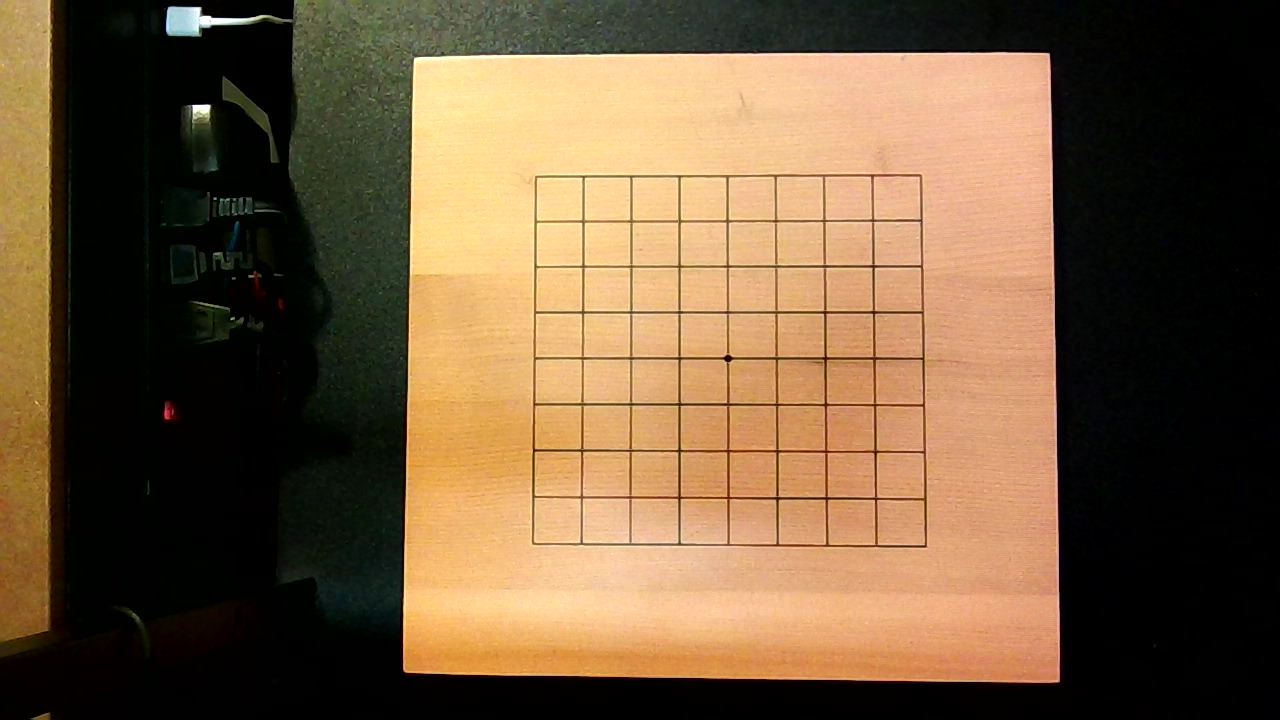
#> input picture tests/fixtures/bamboo-overhead-720p/empty/frame.png, 1280 x 720 px
$ python -i corners.py   (imports and definitions only)   (older library calls are emulated)
#> lines starting #> are read from the running program, lines starting #| are printed output that depends on the picture; after the words box and inside, x2 and y2 are one past the last pixel; in counts of white or black regions, pixels touching at a corner belong together
#> further down, picture is the input picture: shape (720, 1280, 3); mean B, G, R 61.5, 89.5, 113.6
"""Board/playable-corner detection and ordering utilities (camera_px)."""

from __future__ import annotations

import cv2
import numpy as np


def order_corners_tl_tr_br_bl(points: np.ndarray) -> np.ndarray:
    """Order four camera_px points as TL, TR, BR, BL."""
    pts = np.asarray(points, dtype=np.float64)
    if pts.shape != (4, 2):
        raise ValueError(f"expected 4 points, got {pts.shape}")
    s = pts.sum(axis=1)
    diff = np.diff(pts, axis=1).reshape(-1)
    tl = pts[np.argmin(s)]
    br = pts[np.argmax(s)]
    tr = pts[np.argmin(diff)]
    bl = pts[np.argmax(diff)]
    return np.array([tl, tr, br, bl], dtype=np.float64)


def _detect_outer_board_quad(image_bgr: np.ndarray) -> np.ndarray | None:
    """Detect the outer board/wood quad in camera_px (TL,TR,BR,BL) or None."""
    gray = cv2.cvtColor(image_bgr, cv2.COLOR_BGR2GRAY)
    blur = cv2.GaussianBlur(gray, (5, 5), 0)
    edges = cv2.Canny(blur, 40, 120)
#> edges: shape (720, 1280); 2% white in thin lines or dots, all inside (x1, y1, x2, y2) = (0, 0, 1061, 720)
    edges = cv2.dilate(edges, np.ones((3, 3), np.uint8), iterations=1)
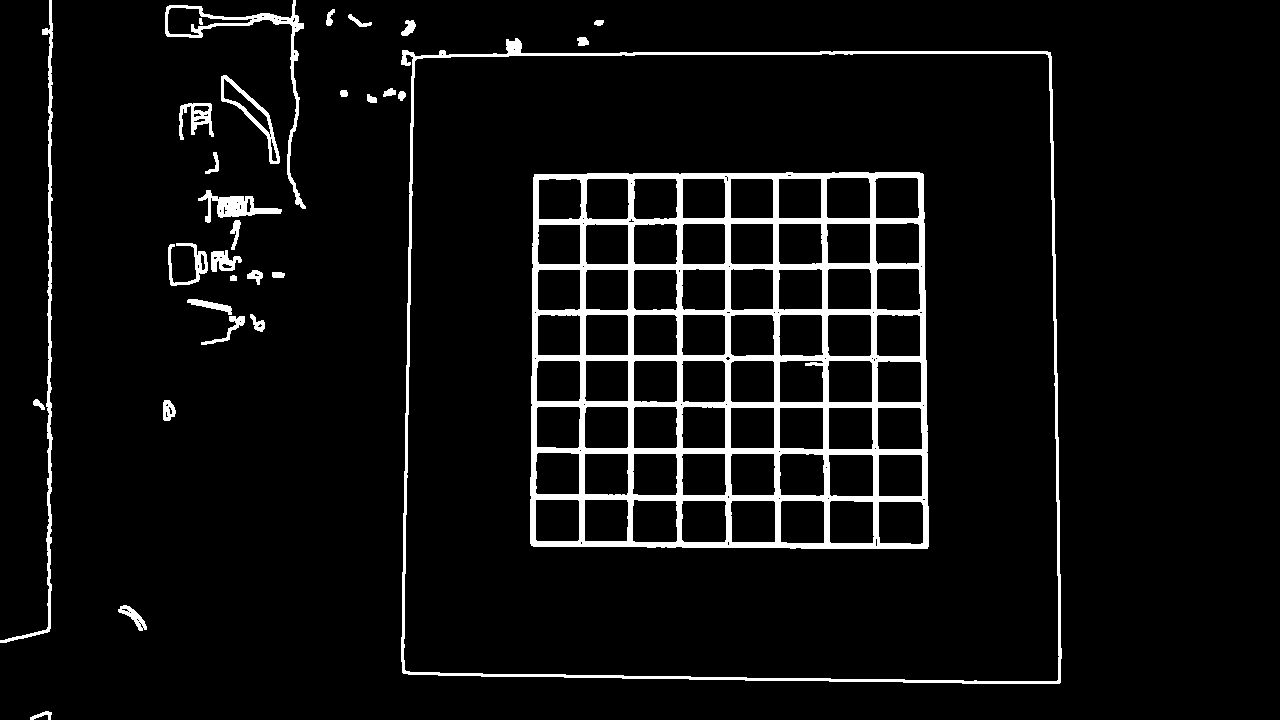
#> edges: shape (720, 1280); 6.2% white; 31 white regions
    contours, _ = cv2.findContours(edges, cv2.RETR_EXTERNAL, cv2.CHAIN_APPROX_SIMPLE)
#> contours = 29 contours; largest, box (x1, y1, x2, y2) and area: (401, 38, 1062, 684) 407644, (165, 0, 306, 209) 2529, (0, 0, 53, 643) 1660, (221, 75, 280, 164) 1372, (198, 190, 282, 223) 956
    if not contours:
        return None
    contours = sorted(contours, key=cv2.contourArea, reverse=True)
    h, w = gray.shape[:2]
#> h = 720; w = 1280
    frame_area = float(h * w)
#> frame_area = 921600
    for contour in contours[:10]:
        area = cv2.contourArea(contour)
        if area < 0.05 * frame_area:
            continue
        peri = cv2.arcLength(contour, True)
        approx = cv2.approxPolyDP(contour, 0.02 * peri, True)
        if len(approx) == 4:
            return order_corners_tl_tr_br_bl(approx.reshape(-1, 2).astype(np.float64))
#> this loop made 1 pass
#> (area, peri, pts in order_corners_tl_tr_br_bl, s in order_corners_tl_tr_br_bl, diff in order_corners_tl_tr_br_bl) on pass 1: (407644, 2666.8, [[402, 50], [403, 673], [1060, 682], [1050, 52]], [452, 1076, 1742, 1102], [-352, 270, -378, -998])
    rect = cv2.minAreaRect(contours[0])
    box = cv2.boxPoints(rect)
    return order_corners_tl_tr_br_bl(box.astype(np.float64))


def _smooth1d(a: np.ndarray, k: int = 31) -> np.ndarray:
    k = max(3, int(k) | 1)
    kernel = np.ones(k, dtype=np.float64) / k
    pad = k // 2
    ap = np.pad(a.astype(np.float64), (pad, pad), mode="edge")
    return np.convolve(ap, kernel, mode="valid")


def _fit_grid_1d(profile: np.ndarray, n: int) -> list[int] | None:
    prof = np.asarray(profile, dtype=np.float64)
    L = int(prof.shape[0])
    if L <= 0 or n < 2:
        return None
    best: list[int] | None = None
    best_sc = -1e18
    f_min = max(2, int(L * 0.08))
    f_max = int(L * 0.38)
    d_min = max(4, int(L * 0.30 / (n - 1)))
    d_max = int(L * 0.90 / (n - 1))
    if d_min >= d_max or f_min >= f_max:
        return None
    step_f = 2 if L > 300 else 1
    step_d = 2 if L > 300 else 1
    for f in range(f_min, f_max + 1, step_f):
        for d in range(d_min, d_max + 1, step_d):
            pos = [f + i * d for i in range(n)]
            if pos[-1] >= L - int(L * 0.06):
                continue
            sc = 0.0
            win = 3
            for p in pos:
                lo = max(0, p - win)
                hi = min(L, p + win + 1)
                sc += float(prof[lo:hi].max())
            span = pos[-1] - pos[0]
            center = (pos[0] + pos[-1]) / 2.0
            sc += -abs(center - L / 2.0) / (L * 0.5) * 0.5
            sc += -abs(span - L * 0.58) / (L * 0.58) * 0.3
            if sc > best_sc:
                best_sc = sc
                best = pos
    if best is None:
        return None
    d_est = (best[-1] - best[0]) / float(n - 1)
    radius = max(3, int(d_est * 0.25))
    refined: list[int] = []
    for p in best:
        lo = max(0, p - radius)
        hi = min(L, p + radius + 1)
        idx = lo + int(np.argmax(prof[lo:hi]))
        refined.append(int(idx))
    # enforce strictly increasing
    for i in range(1, n):
        if refined[i] <= refined[i - 1]:
            refined[i] = refined[i - 1] + 1
    if refined[-1] >= L:
        refined[-1] = L - 1
        for i in range(n - 2, -1, -1):
            if refined[i] >= refined[i + 1]:
                refined[i] = refined[i + 1] - 1
    return refined


def detect_playable_corners(
    image_bgr: np.ndarray, size: int = 9, outer_quad_camera_px: np.ndarray | None = None
) -> np.ndarray | None:
    """Detect the four playable corner intersections in camera_px (TL,TR,BR,BL).

    This finds the outer board quad, rectifies it, detects the ``size`` grid
    lines in each direction, and returns the intersections of the first/last
    lines mapped back to camera pixels. Returns ``None`` if detection fails.
    """
    outer = (
        order_corners_tl_tr_br_bl(np.asarray(outer_quad_camera_px, dtype=np.float64))
        if outer_quad_camera_px is not None
        else _detect_outer_board_quad(image_bgr)
    )
#> outer = [[402, 50], [1050, 52], [1060, 682], [403, 673]]
    if outer is None:
        return None
    S = 900
    dst = np.array([[0, 0], [S, 0], [S, S], [0, S]], dtype=np.float32)
    M = cv2.getPerspectiveTransform(outer.astype(np.float32), dst)
#> M = [[1.42, -0.00227, -568.9], [-0.00456, 1.48, -71.98], [1.71e-05, 2.22e-05, 1]]
    Minv = np.linalg.inv(M)
#> Minv = [[0.702, -0.00491, 398.8], [0.00158, 0.677, 49.6], [-1.2e-05, -1.49e-05, 0.992]]
    warped = cv2.warpPerspective(image_bgr, M, (S + 1, S + 1))
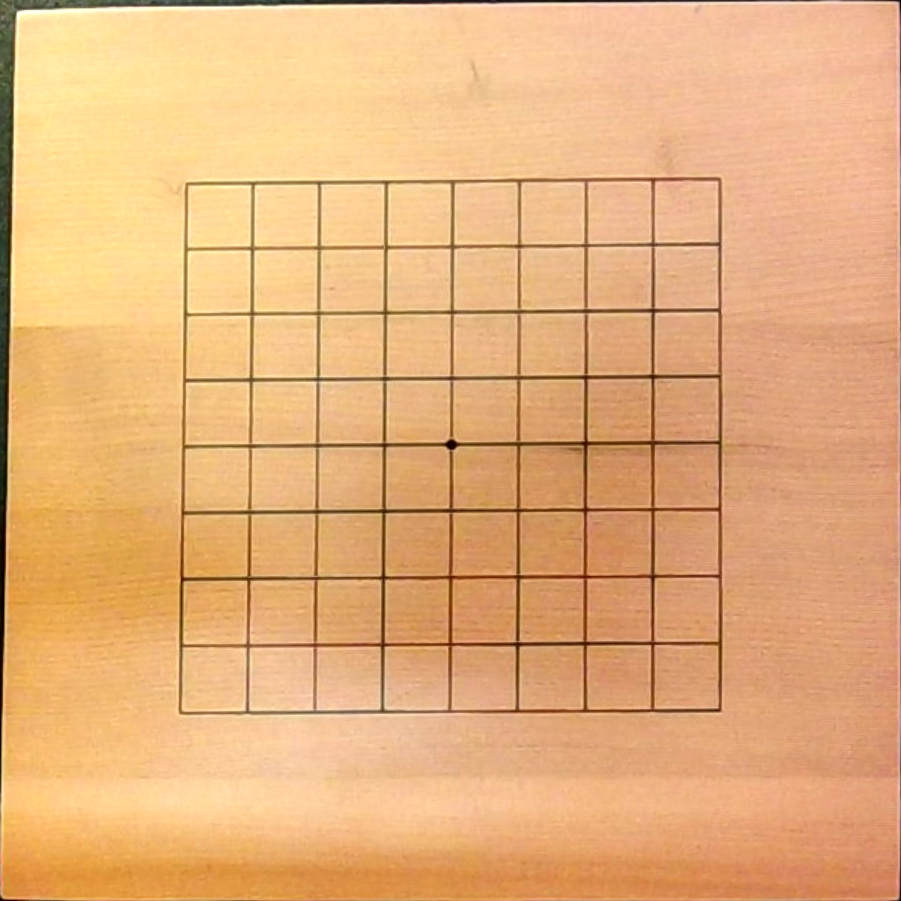
#> warped: shape (901, 901, 3); mean B, G, R 123.3, 176.1, 229.2
    gray = cv2.cvtColor(warped, cv2.COLOR_BGR2GRAY)
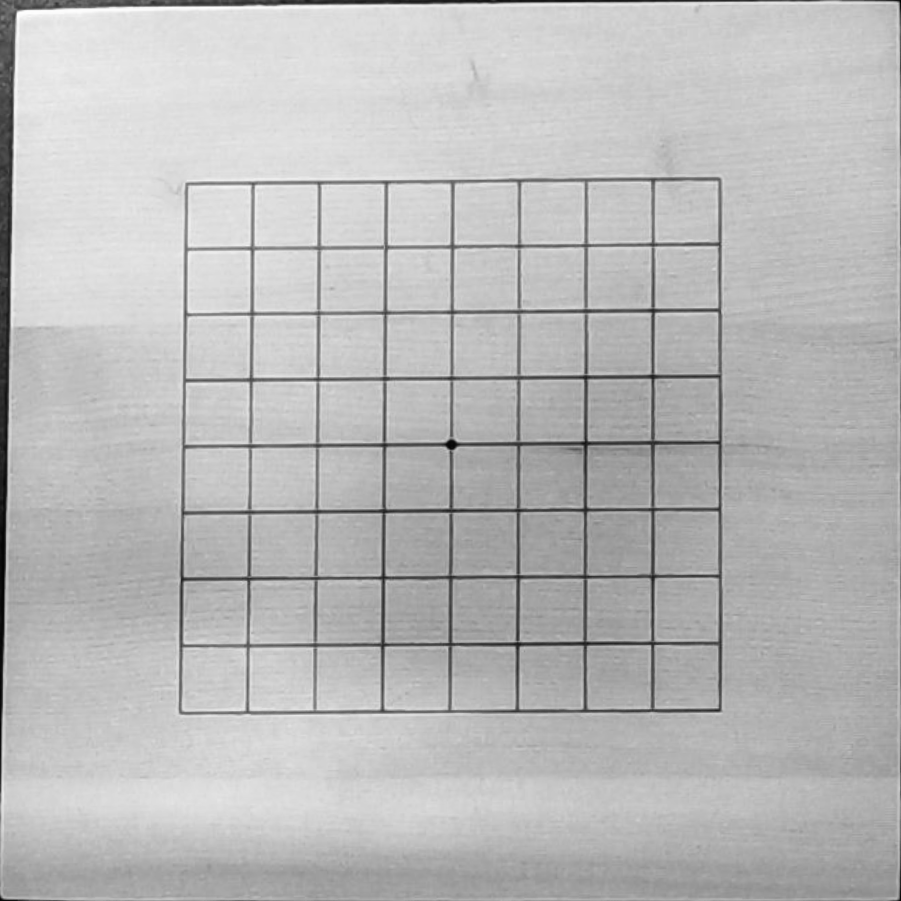
#> gray: shape (901, 901); min 2, max 254, mean 186
    blur = cv2.GaussianBlur(gray, (3, 3), 0)
#> blur: shape (901, 901)
    sobelx = cv2.Sobel(blur, cv2.CV_32F, 1, 0, ksize=3)
    sobely = cv2.Sobel(blur, cv2.CV_32F, 0, 1, ksize=3)
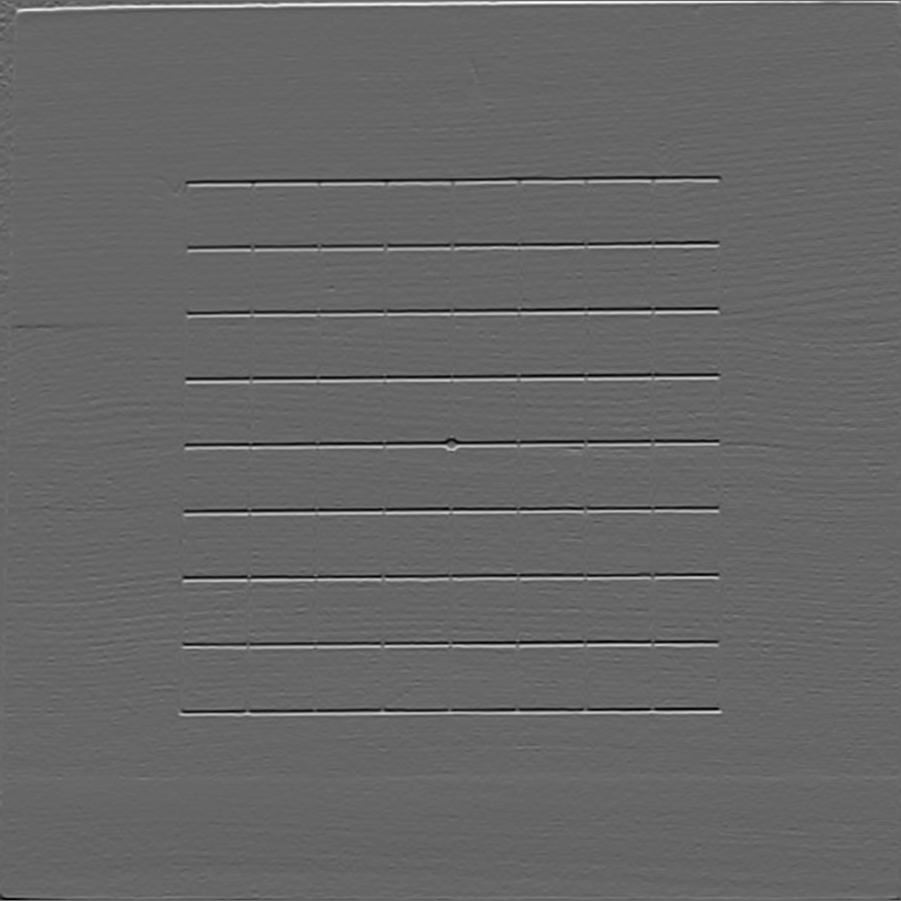
#> sobely: shape (901, 901) float32; min -386, max 570, mean 0.8; drawn with min black and max white
    inv = 255.0 - blur.astype(np.float32)
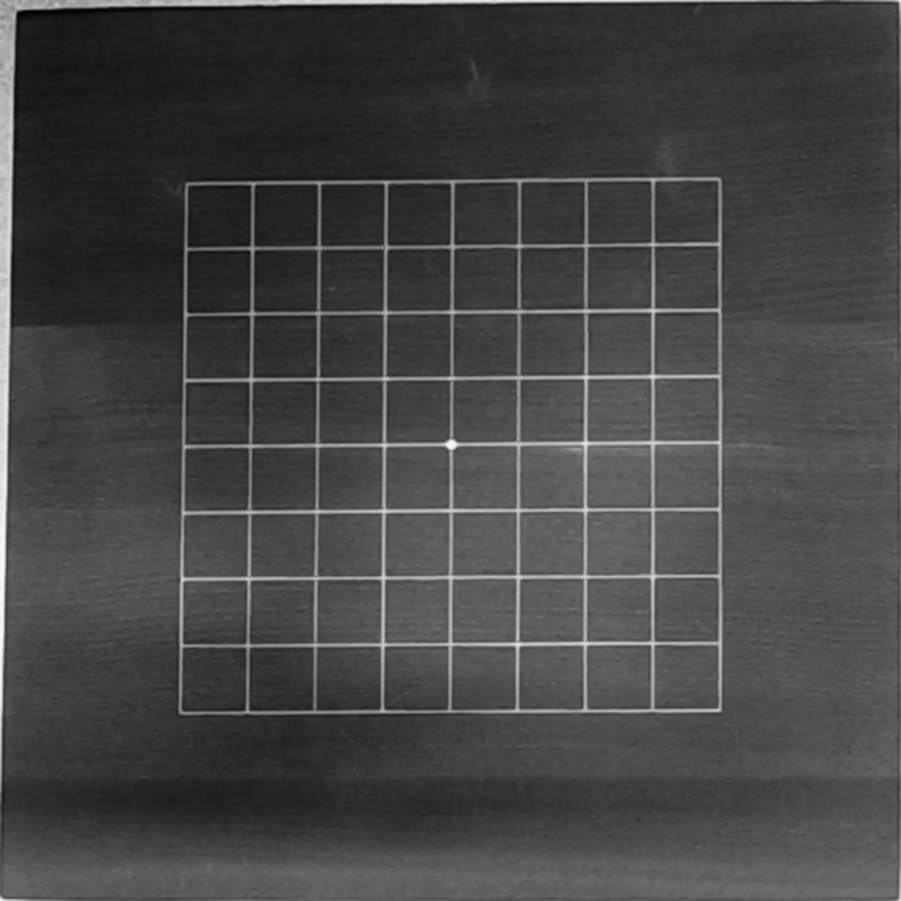
#> inv: shape (901, 901) float32; min 2, max 249, mean 69

    def norm(a: np.ndarray) -> np.ndarray:
        aa = a.astype(np.float32)
#> aa = 901 values, max 161.8 at index 651, min 0 at index 0, mean 14.52
        aa = aa - aa.min()
        m = float(aa.max())
#> m = 161.8
        return aa / (m + 1e-6)

    px = norm(np.mean(np.abs(sobelx), axis=0)) * 0.6 + norm(np.mean(inv, axis=0)) * 0.4
#> px = 901 values, max 0.763 at index 651, min 0.02 at index 169, mean 0.106
    py = norm(np.mean(np.abs(sobely), axis=1)) * 0.6 + norm(np.mean(inv, axis=1)) * 0.4
#> py = 901 values, max 0.873 at index 2, min 0.0149 at index 63, mean 0.122
    px = _smooth1d(px, 31)
#> in _smooth1d, `ap = np.pad(a.astype(np.float64), (pad, pad), mode="edge")`: ap = 931 values, max 0.763 at index 666, min 0.02 at index 184, mean 0.112
#> px = 901 values, max 0.47 at index 0, min 0.0236 at index 157, mean 0.105
    py = _smooth1d(py, 31)
#> py = 901 values, max 0.355 at index 0, min 0.0171 at index 49, mean 0.121
    cx = _fit_grid_1d(px, size)
#> in _fit_grid_1d, `prof = np.asarray(profile, dtype=np.float64)`: prof has the same summary as px in detect_playable_corners
#> after the loop in _fit_grid_1d, `for f in range(f_min, f_max + 1, step_f):`: best = [192, 257, 322, 387, 452, 517, 582, 647, 712]; best_sc = 1.56
#> in _fit_grid_1d, `d_est = (best[-1] - best[0]) / float(n - 1)`: d_est = 65
#> in _fit_grid_1d, `radius = max(3, int(d_est * 0.25))`: radius = 16
#> the loop in _fit_grid_1d, `for p in best:` made 9 passes
#> (p, lo, hi, idx) on passes 1 to 9: (192, 176, 209, 187), (257, 241, 274, 247), (322, 306, 339, 325), (387, 371, 404, 392), (452, 436, 469, 460), (517, 501, 534, 523), (582, 566, 599, 589), (647, 631, 664, 652), (712, 696, 729, 710)
#> after the loop in _fit_grid_1d, `for p in best:`: refined = [187, 247, 325, 392, 460, 523, 589, 652, 710]
#> cx = [187, 247, 325, 392, 460, 523, 589, 652, 710]
    cy = _fit_grid_1d(py, size)
#> the loop in _fit_grid_1d (call 2), `for p in best:` made 9 passes
#> (p, lo, hi, idx) on passes 1 to 9: (190, 174, 207, 188), (255, 239, 272, 254), (320, 304, 337, 322), (385, 369, 402, 388), (450, 434, 467, 452), (515, 499, 532, 518), (580, 564, 597, 578), (645, 629, 662, 634), (710, 694, 727, 701)
#> cy = [188, 254, 322, 388, 452, 518, 578, 634, 701]
    if not cx or not cy or len(cx) != size or len(cy) != size:
        return None
    pts_w = np.array(
        [[cx[0], cy[0]], [cx[-1], cy[0]], [cx[-1], cy[-1]], [cx[0], cy[-1]]],
        dtype=np.float32,
    ).reshape(-1, 1, 2)
#> pts_w = [[187, 188], [710, 188], [710, 701], [187, 701]]
    pts_c = cv2.perspectiveTransform(pts_w, Minv).reshape(-1, 2)
#> pts_c = [[536.1, 179.4], [913.7, 181.4], [918.3, 539.6], [537.7, 535.3]]
    return order_corners_tl_tr_br_bl(pts_c.astype(np.float64))


def detect_board_corners(image_bgr: np.ndarray, size: int = 9) -> np.ndarray | None:
    """Detect the four playable corner intersections in camera_px (TL,TR,BR,BL).

    These are the 1-1, (size-1)-1, (size-1)-(size-1), 1-(size-1) playable
    intersections (not the outer edge of the board). Returns ``None`` on failure.
    """
    return detect_playable_corners(image_bgr, size=size)


def corners_to_jsonable(corners_camera_px: np.ndarray) -> dict:
    pts = np.asarray(corners_camera_px, dtype=np.float64).reshape(4, 2)
    return {
        "space": "camera_px",
        "order": "tl_tr_br_bl",
        "kind": "playable_intersections",
        "points": [[round(float(x)), round(float(y))] for x, y in pts.tolist()],
    }


def corners_from_jsonable(data: dict) -> np.ndarray:
    points = data.get("points", data)
    arr = np.asarray(points, dtype=np.float64)
    if arr.shape != (4, 2):
        raise ValueError(f"expected 4 corner points, got {arr.shape}")
    return order_corners_tl_tr_br_bl(arr)

>>> import cv2
>>> picture = cv2.imread('../../../tests/fixtures/bamboo-overhead-720p/empty/frame.png')
>>> result = detect_playable_corners(picture)
#> result has the same summary as pts_c in detect_playable_corners
